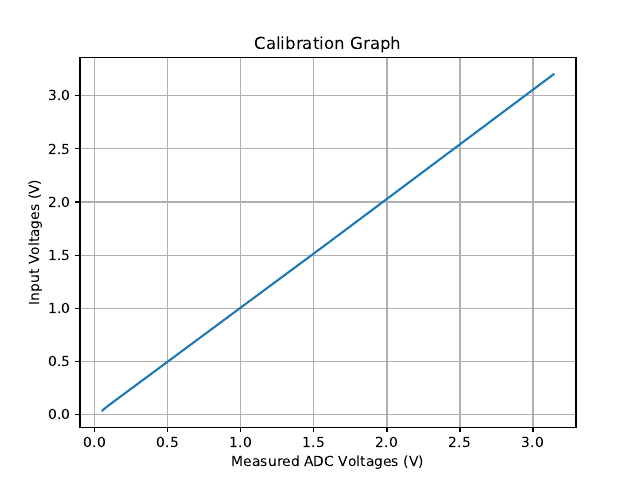

Write the Python code that produced this figure.
import pylab
x = [3.139889216474582, 1.582250130821559, 0.08748370273794005, 0.052790081713158625]
y=[3.20, 1.60, 0.08, 0.04]

pylab.plot(x,y)
pylab.xlabel('Measured ADC Voltages (V)')
pylab.ylabel('Input Voltages (V)')
pylab.title('Calibration Graph')
pylab.grid(True)
pylab.savefig("plot.pdf")
pylab.show()
